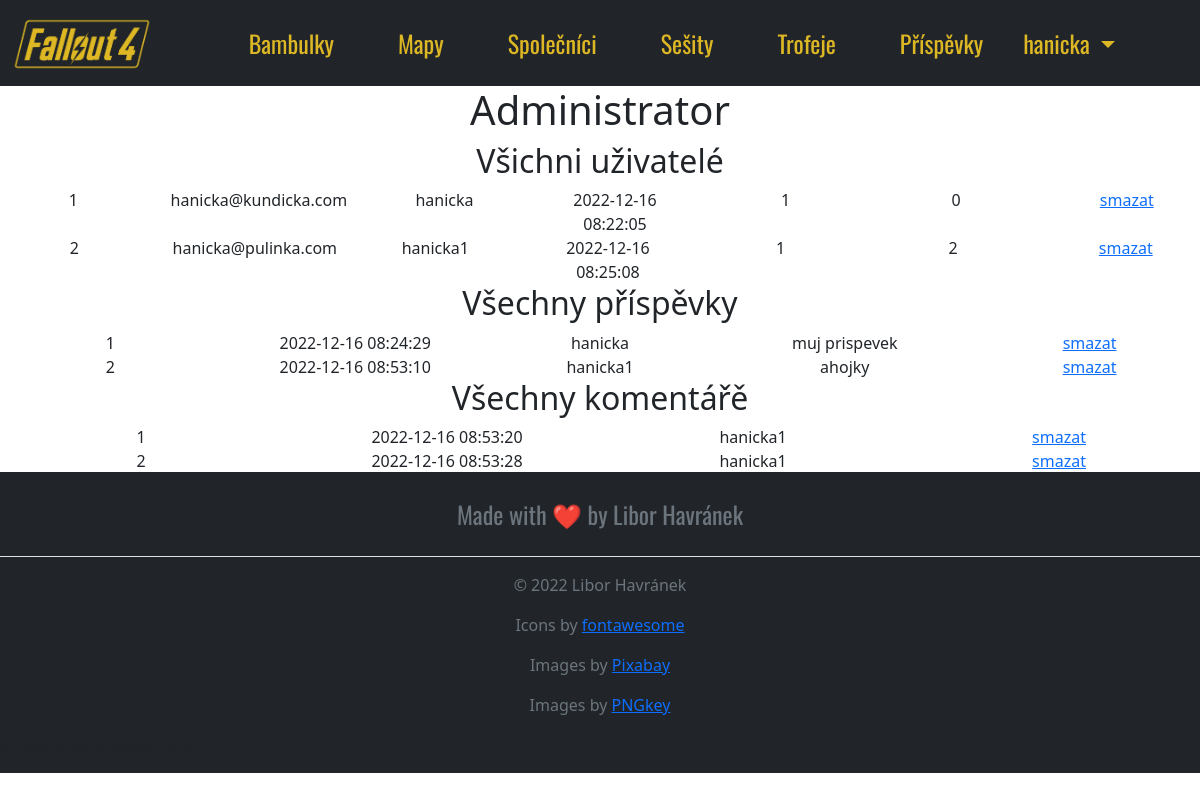
Page /admin (signed in) on the earlier database version.
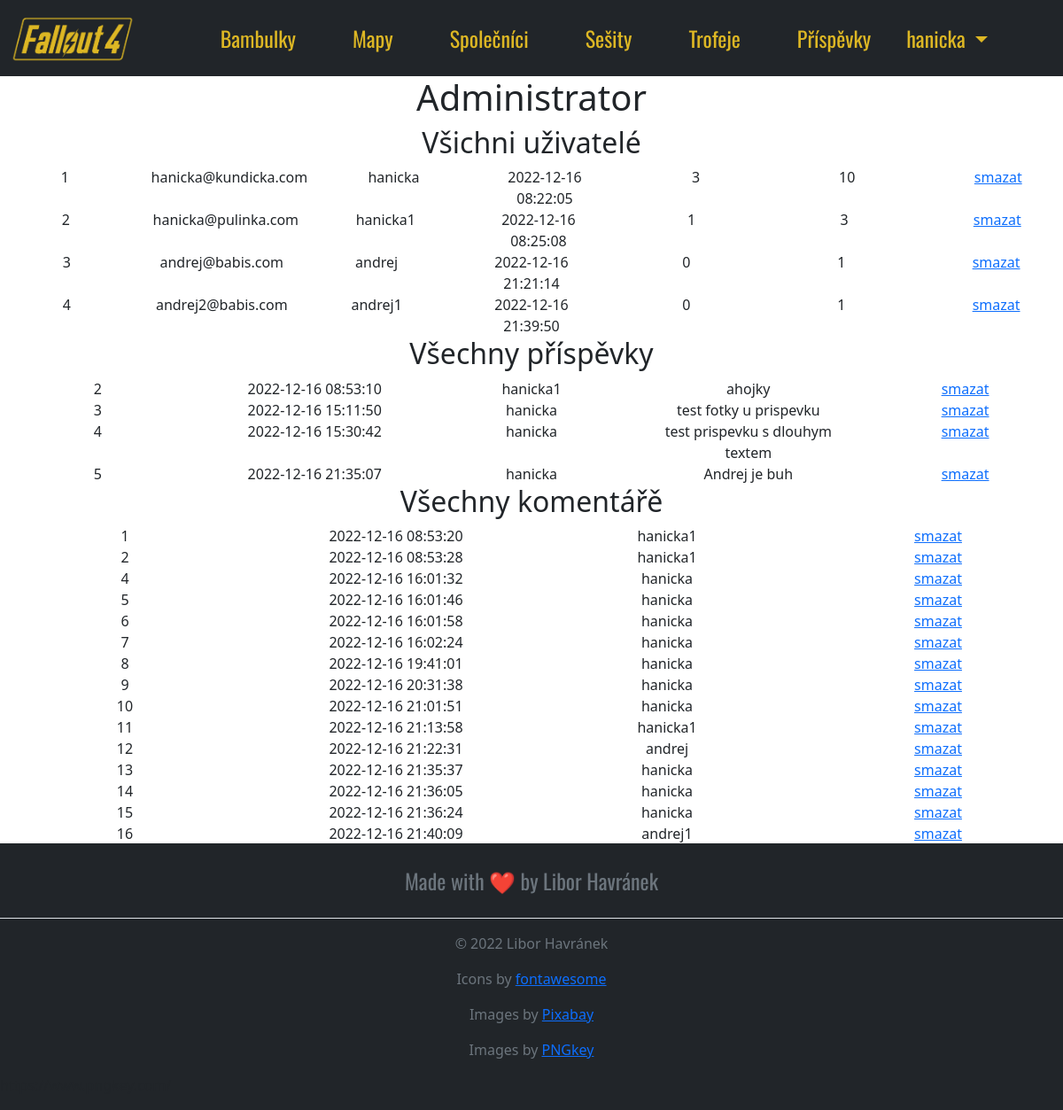
Same page on the later database version.
### website/models.py (models this page shows)
class User(db.Model, UserMixin):
    id = db.Column(db.Integer, primary_key=True)
    email = db.Column(db.String(150), unique=True)
    username = db.Column(db.String(150), unique=True)
    password = db.Column(db.String(150))
    date_created = db.Column(db.DateTime(timezone=True), default=func.now())
    user_pic = db.Column(db.String(150), nullable=True)
    posts = db.relationship('Post', backref='user', cascade="all, delete")
    comments = db.relationship('Comment', backref='user', cascade="all, delete")
    likes = db.relationship('Like', backref='user', passive_deletes=True)
    dislikes = db.relationship('Dislike', backref='user', passive_deletes=True)

class Post(db.Model):
    id = db.Column(db.Integer, primary_key=True)
    text = db.Column(db.Text, nullable=False)
    title = db.Column(db.String(150), nullable=False)
    post_pic = db.Column(db.String(150), nullable=True)
    date_created = db.Column(db.DateTime(timezone=True), default=func.now())
    author = db.Column(db.Integer, db.ForeignKey('user.id', ondelete="CASCADE"), nullable=False)
    comments = db.relationship('Comment', backref='post', passive_deletes=True)
    likes = db.relationship('Like', backref='post', passive_deletes=True)
    dislikes = db.relationship('Dislike', backref='post', passive_deletes=True)

class Comment(db.Model):
    id = db.Column(db.Integer, primary_key=True)
    text = db.Column(db.String(200), nullable=False)
    date_created = db.Column(db.DateTime(timezone=True), default=func.now())
    author = db.Column(db.Integer, db.ForeignKey('user.id', ondelete="CASCADE"), nullable=False)
    post_id = db.Column(db.Integer, db.ForeignKey('post.id', ondelete="CASCADE"), nullable=False)

### website/views.py (the view)
@views.route('/admin')
@login_required
def admin():
    users = User.query.order_by(User.date_created)
    posts = Post.query.order_by(Post.date_created)
    comments= Comment.query.order_by(Comment.date_created)
    return render_template('admin.html', user=current_user, users=users, posts=posts, comments=comments)

### website/__init__.py (called while the page is built)
def create_app():
    app = Flask(__name__)
    app.config['SECRET_KEY']= 'key'
    app.config['SQLALCHEMY_DATABASE_URI'] = f'sqlite:///{DB_NAME}'
    db.init_app(app)
    UPLOAD_FOLDER = 'website/static/images/uploads'
    app.config['UPLOAD_FOLDER'] = UPLOAD_FOLDER
    from .views import views
    from .auth import auth
    app.register_blueprint(views, url_prefix=('/'))
    app.register_blueprint(auth, url_prefix=('/'))
    from .models import User, Post, Comment, Like, Dislike
    create_database(app)
    login_manager = LoginManager()
    login_manager.login_view = 'auth.login'
    login_manager.init_app(app)
    ckeditor = CKEditor(app)
    @login_manager.user_loader
    def load_user(id):
        return User.query.get(int(id))
    return app

### website/templates/admin.html
{% extends 'base.html' %}
{% block content %}
<center>
<h1>Administrator</h1>
<h2>Všichni uživatelé</h2>
{% for user in users%}
<div class="row">
    <div class="col">{{user.id}}</div>
    <div class="col">{{user.email}}</div>
    <div class="col">{{user.username}}</div>
    <div class="col">{{user.date_created}}</div>
    <div class="col">{{user.posts|length}}</div>
    <div class="col">{{user.comments|length}}</div>
    <div class="col"><a href="/delete_user/{{user.id}}">smazat</a></div>
</div>
{% endfor %}
<h2>Všechny příspěvky</h2>
{% for post in posts%}
<div class="row">
    <div class="col">{{post.id}}</div>
    <div class="col">{{post.date_created}}</div>
    <div class="col">{{post.user.username}}</div>
    <div class="col">{{post.title}}</div>
    <div class="col"><a href="/delete_post/{{post.id}}">smazat</a></div>
</div>
{% endfor %}
<h2>Všechny komentářě </h2>
{% for comment in comments %}
<div class="row">
    <div class="col">{{comment.id}}</div>
    <div class="col">{{comment.date_created}}</div>
    <div class="col">{{comment.user.username}}</div>
    <div class="col"><a href="/delete_comment/{{comment.id}}">smazat</a></div>
</div>
{% endfor %}
</center>
{% endblock %}

### website/templates/navbar.html (shortened to what this page needs)
<nav class="navbar navbar-expand-lg bg-dark">
    <div class="container-fluid">
      <a href="/home"> <img class="fallout-logo" src="{{url_for('static', filename='images/logo.png')}}" alt="Bootstrap"></a>
      <div class="collapse navbar-collapse  justify-content-center" id="navbarNav">
        <ul class="navbar-nav">
          <li class="nav-item px-4">
            <a class="nav-link" aria-current="page" href="/bobbleheads">Bambulky</a>
          </li>
          <li class="nav-item px-4">
            <a class="nav-link" href="/maps">Mapy</a>
          </li>
          <li class="nav-item px-4">
            <a class="nav-link" href="#">Společníci</a>
          </li>
          <li class="nav-item px-4">
            <a class="nav-link" href="#">Sešity</a>
          </li>
            <li class="nav-item px-4">
              <a class="nav-link" href="/trophy">Trofeje</a>
            </li>
            <li class="nav-item px-4">
              <a class="nav-link" href="/post_board">Příspěvky</a>
            </li>
            <li class="nav-item dropdown">
                <a class="nav-link dropdown-toggle" href="#" role="button" data-bs-toggle="dropdown" aria-expanded="false">
                  {% if user.is_authenticated %}
                  {{current_user.username}}
                  {% else %}
                  Přihlášení
                  {% endif %}
                </a>
        </li>
        </ul>
      </div>
    </div>
  </nav>

Differences in the rows shown:
removed Post: id "1", date_created "2022-12-16 08:24:29", user.username "hanicka", title "muj prispevek"
changed User "hanicka@kundicka.com": posts|length "1" → "3"; comments|length "0" → "10"
computed for User "hanicka@pulinka.com": comments|length "2" → "3"
added User: id "3", email "andrej@babis.com", username "andrej", date_created "2022-12-16 21:21:14", posts|length "0", comments|length "1"
added User: id "4", email "andrej2@babis.com", username "andrej1", date_created "2022-12-16 21:39:50", posts|length "0", comments|length "1"
added Post: id "3", date_created "2022-12-16 15:11:50", user.username "hanicka", title "test fotky u prispevku"
added Post: id "4", date_created "2022-12-16 15:30:42", user.username "hanicka", title "test prispevku s dlouhym textem"
added Post: id "5", date_created "2022-12-16 21:35:07", user.username "hanicka", title "Andrej je buh"
added Comment: id "4", date_created "2022-12-16 16:01:32", user.username "hanicka"
added Comment: id "5", date_created "2022-12-16 16:01:46", user.username "hanicka"
added Comment: id "6", date_created "2022-12-16 16:01:58", user.username "hanicka"
added Comment: id "7", date_created "2022-12-16 16:02:24", user.username "hanicka"
added Comment: id "8", date_created "2022-12-16 19:41:01", user.username "hanicka"
added Comment: id "9", date_created "2022-12-16 20:31:38", user.username "hanicka"
added Comment: id "10", date_created "2022-12-16 21:01:51", user.username "hanicka"
added Comment: id "11", date_created "2022-12-16 21:13:58", user.username "hanicka1"
added Comment: id "12", date_created "2022-12-16 21:22:31", user.username "andrej"
added Comment: id "13", date_created "2022-12-16 21:35:37", user.username "hanicka"
added Comment: id "14", date_created "2022-12-16 21:36:05", user.username "hanicka"
added Comment: id "15", date_created "2022-12-16 21:36:24", user.username "hanicka"
added Comment: id "16", date_created "2022-12-16 21:40:09", user.username "andrej1"
